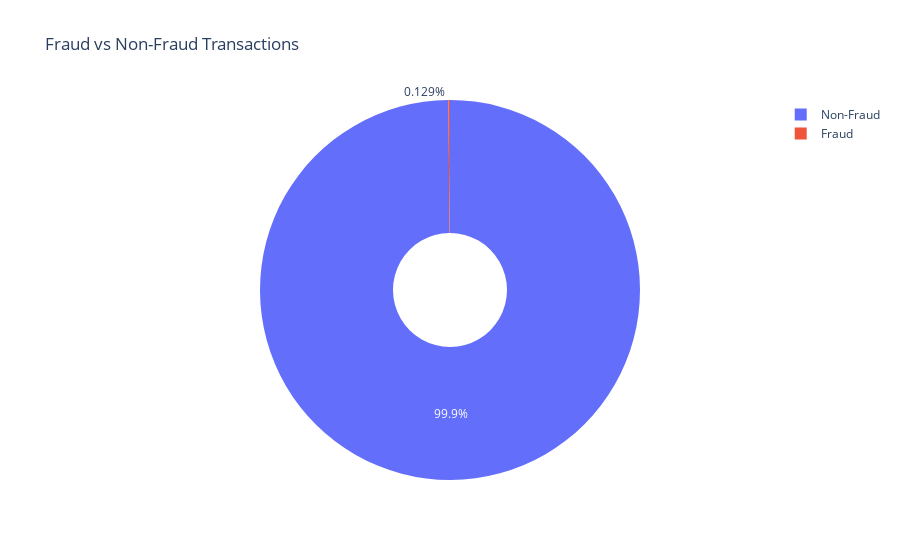

Notebook source saved alongside this figure:
### Markdown cell above
# Distribution of Fraudulent vs. Non-Fraudulent Transactions

### Code cell
import plotly.express as px
 
# Count the number of fraud and non-fraud transactions
fraud_counts = df['isFraud'].value_counts()
 

# Plotting the pie chart
fig = px.pie(names=['Non-Fraud', 'Fraud'], values=fraud_counts.values, 
             title='Fraud vs Non-Fraud Transactions', hole=0.3)
fig.show()

### Figure 1 — Plotly figure (JSON) as saved in the notebook; plotly's stock layout.template omitted (floating-point values rounded to 4 significant figures)
{"data": [{"domain": {"x": [0, 1], "y": [0, 1]}, "hole": 0.3, "hovertemplate": "label=%{label}<br>value=%{value}<extra></extra>", "labels": ["Non-Fraud", "Fraud"], "legendgroup": "", "name": "", "showlegend": true, "type": "pie", "values": [6354407, 8213]}], "layout": {"legend": {"tracegroupgap": 0}, "title": {"text": "Fraud vs Non-Fraud Transactions"}}}
